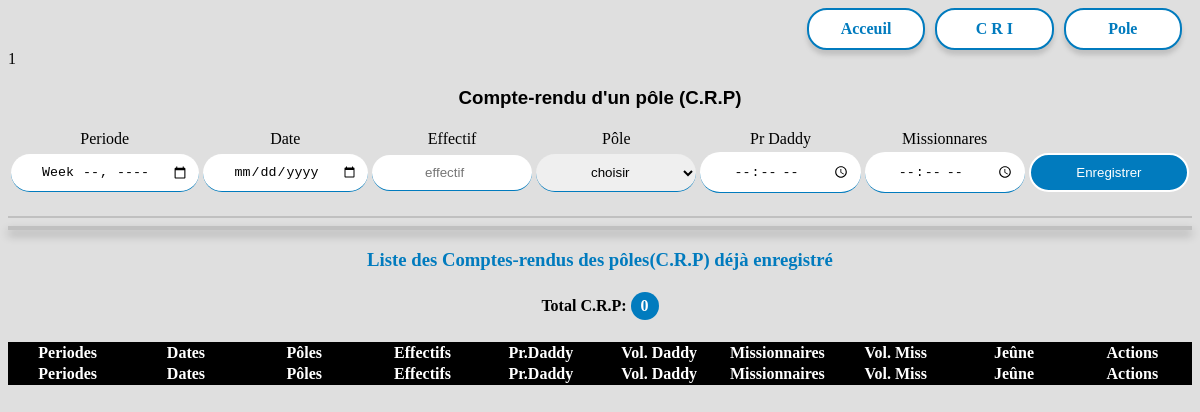
Before: / with the older database file.
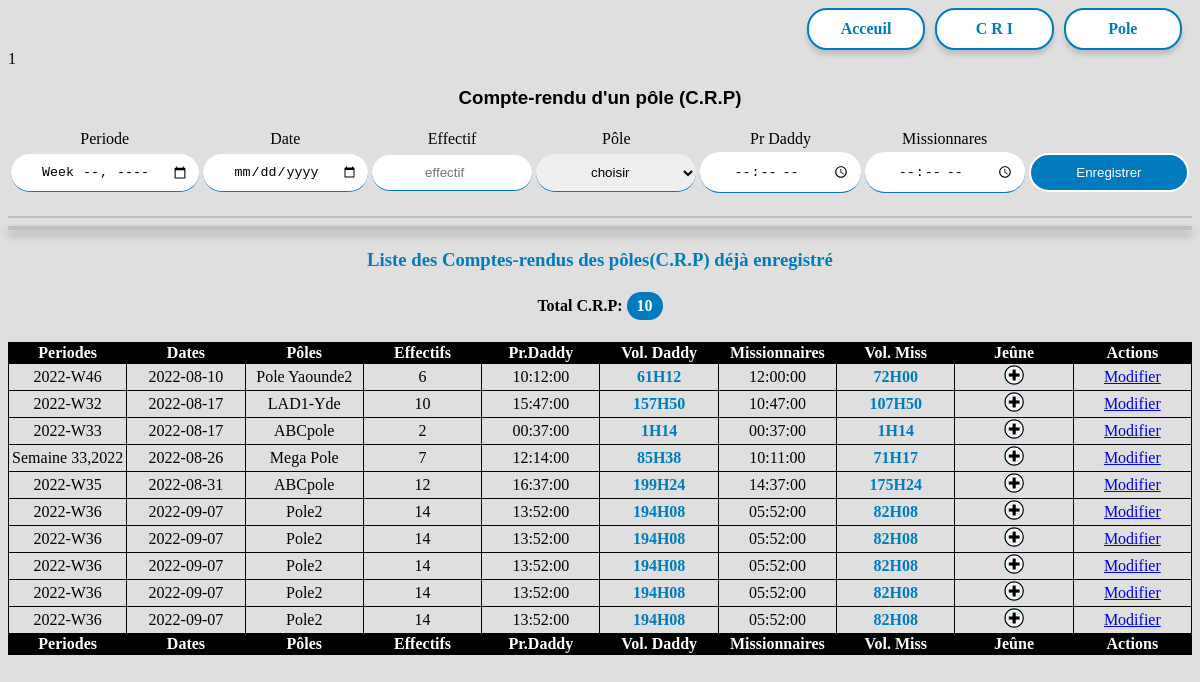
After: the same page with the newer database file.
### tables this page shows
CREATE TABLE `poleaccount` (
  `id` smallint(6) NOT NULL,
  `periode` varchar(255) DEFAULT NULL,
  `pa_date` date DEFAULT NULL,
  `id_pole` smallint(6) DEFAULT NULL,
  `effectif` smallint(6) DEFAULT NULL,
  `daddy` time DEFAULT NULL,
  `missionnaries` time DEFAULT NULL,
  `id_user` smallint(6) DEFAULT NULL
);

CREATE TABLE `pole` (
  `id` smallint(6) NOT NULL,
  `polename` varchar(50) DEFAULT NULL,
  `leader` varchar(50) DEFAULT NULL,
  `nation` varchar(100) DEFAULT NULL,
  `id_user` smallint(6) DEFAULT NULL
);

### controlers/frontend.php (called while the page is built, shortened)
<?php
    spl_autoload_register(function(string $cheminComplet)
    {
        $path=str_replace("\\","/", $cheminComplet).'.php';
    });
    function getPoleList(){
        $vide='';
        $emptyPole= new Pole($vide,$vide,$vide);
        $listePole=$emptyPole->poleList();
        if(!empty($listePole)){
            return $listePole;
        }
        else{
            return false;
        }
    }
    function getOnePole($iden){
        $vide='vide';
        $emptyPole= new Pole($vide,$vide,$vide);
        $pole=$emptyPole->onePole($iden);
        return $pole;
    }
    function formPA(){
        $listePole=getPoleList();
        $listAccountPole=getPoleAcountList();
        require('./views/viewPA.php');
    }
    function getPoleAcountList()
    {
        $emptyPA=new Poleaccount('','',0);
        $listePA=$emptyPA->poleAcountList();
        $j=count($listePA[0]);
        if($j!=0){
            return $listePA;
        }
        else{
            return false;
        }
    }
    function volumePriere($times, $effectif)
    {
        $heure=$times[0].$times[1];
        $heure=(int)$heure;
        $minutes=$times[3].$times[4];
        $minutes=(int)$minutes;
        $enMinute=(($heure*60)+$minutes)*$effectif;
        $h=0;
        while($enMinute>=60){
            $h+=1;
            $enMinute= $enMinute-60;
        }
        if($enMinute==0){
            $enMinute='00';
        }elseif($enMinute<10){
            $enMinute='0'.$enMinute;
        }
        $volH=$h.'H'.$enMinute;
        return $volH;
    }

### models/Pole.php (called while the page is built, shortened)
<?php
    class Pole extends Connecter{
        public function setPolename($var){
            if(is_string($var)){
                $this->_polename=$var;
            }
            else{
                throw new \ErrorException("Erreur(from Pole Model): Le nom du pole n'est pas correct!! Veuillez entrer du texte!");
            }
        }
        public function getPolename(){return $this->_polename;}
        public function poleList()
        {
            $poles=[];
            $identifiants=[];
            $bdd= $this->connexionDB();
            $req= $bdd->query("SELECT* FROM pole ORDER BY polename");
            while($ligne=$req->fetch(\PDO::FETCH_ASSOC)){
                $pole= new Pole($ligne['polename'],$ligne['leader'],$ligne['nation']);
                $iden=(int)$ligne['id_user'];
                $pole->setId_user($iden);
                $poles[]=$pole;
                $identifiants[]=(int)$ligne['id'];
            }
            $tabs=[2];
            $tabs[0]=$poles;
            $tabs[1]=$identifiants;
            return $tabs;
        }
        public function onePole($iden)
        {
            $bdd=$this->connexionDB();
            $req=$bdd->query("SELECT* FROM pole WHERE id=$iden");
            $occurence=$req->fetch(\PDO::FETCH_ASSOC);
            $pole=new Pole($occurence['polename'],$occurence['leader'],$occurence['nation']);
            $iden=(int)$occurence['id_user'];
            $pole->setId_user($iden);
            return $pole;
        }
    }

### models/Poleaccount.php (called while the page is built, shortened)
<?php
    class Poleaccount extends Connecter{
        public function setPeriode($var)
        {
            if(isset($var) && $var!=0){
                $this->_periode=$var;
            }
            else{
                throw new \Exception("Mauvaise valeur de periode(Poleaccount/setPeriode)");
            }
        }
        public function setPa_date($var)
        {
            if(isset($var)){
                $this->_pa_date=$var;
            }
            else{
                throw new \Exception("Mauvaise valeur de la date(Poleaccount/setPa_date)");
            }
        }
        public function setId_pole($var)
        {
            if(isset($var) && is_int($var)){
                $this->_id_pole=$var;
            }
            else{
                throw new \Exception("Mauvaise valeur de l'identifiant du pole(Poleaccount/setId_pole)");
            }
        }
        public function setEffectif($var)
        {
            if(isset($var) && is_int($var)){
                $this->_effectif=$var;
            }
            else{
                throw new \Exception("Errerur!!! Verifiez la valeur de 'effectifs'(Poleaccount/setEffectif)");
            }
        }
        public function setDaddy($var)
        {
            if(isset($var)){
                $this->_daddy=$var;
            }
            else{
                throw new \Exception("La valeur du champ 'daddy' est incorrecte. Veuillez verifier(fichier Poleaccount.php/setDaddy)");
            }
        }
        public function setMissionnaries($var)
        {
            if(isset($var)){
                $this->_missionnaries=$var;
            }
            else{
                throw new \Exception("La valeur du champ 'missionnaries' est incorrecte. Veuillez verifier(fichier Poleaccount.php/setMissionnaries)");
            }
        }
        public function getPeriode(){ return $this->_periode; }
        public function getPa_date(){ return $this->_pa_date; }
        public function getId_pole(){ return $this->_id_pole; }
        public function getEffectif(){ return $this->_effectif; }
        public function getDaddy(){ return $this->_daddy; }
        public function getMissionnaries(){ return $this->_missionnaries;}
        public function hydraterPoleAccount($daddy,$missionnaries,$id_pole,$idUser)
        {
            return;
        }
        public function poleAcountList()
        {
            $bdd= $this->connexionDB();
            $req= $bdd->query("SELECT* FROM poleaccount ORDER BY pa_date");
            $poleAccounts=[];
            $idenPA=[];
            while($liste=$req->fetch(\PDO::FETCH_ASSOC)){
                $effectif=(int)$liste['effectif'];
                $account= new Poleaccount($liste['periode'],$liste['pa_date'],$effectif);
                $idPole=(int)$liste['id_pole'];
                $idUser=(int)$liste['id_user'];
                $account->hydraterPoleAccount($liste['daddy'],$liste['missionnaries'],$idPole,$idUser);
                $poleAccounts[]=$account;
                $idenPA[]=(int)$liste['id'];
            }
            $tabPA=[2];
            $tabPA[0]=$poleAccounts;
            $tabPA[1]=$idenPA;
            return $tabPA;
        }
    }

### views/viewPA.php (the view, shortened to what the changed rows need)
<div class="affichages">
    <?php
        if($listePole!=false){$j=count($listAccountPole[0]);?>
            <h3>Liste des Comptes-rendus des pôles(C.R.P) déjà enregistré</h3>
            <div class="details">
                <h4>Total C.R.P: <span><?=$j?></span></h4>
            </div>
            <table>
                <thead>
                    <tr>
                        <th>Periodes</th>
                        <th>Dates</th>
                        <th>Pôles</th>
                        <th>Effectifs</th>
                        <th>Pr.Daddy</th>
                        <th>Vol. Daddy</th>
                        <th>Missionnaires</th>
                        <th>Vol. Miss</th>
                        <th>Jeûne</th>
                        <th>Actions</th>
                    </tr>
                </thead>
                <tfoot>
                    <tr>
                        <th>Periodes</th>
                        <th>Dates</th>
                        <th>Pôles</th>
                        <th>Effectifs</th>
                        <th>Pr.Daddy</th>
                        <th>Vol. Daddy</th>
                        <th>Missionnaires</th>
                        <th>Vol. Miss</th>
                        <th>Jeûne</th>
                        <th>Actions</th>
                    </tr>
                </tfoot>
                <?php
                    $j=count($listAccountPole[0]);
                    for($i=0; $i<$j; $i++){ $iden=$listAccountPole[0][$i]->getId_pole(); ?>
                        <tbody>
                            <tr>
                                <?php
                                    $effectif=$listAccountPole[0][$i]->getEffectif();
                                    $daddy= $listAccountPole[0][$i]->getDaddy();
                                    $missionnaires= $listAccountPole[0][$i]->getMissionnaries();
                                ?>
                                <td><?=$listAccountPole[0][$i]->getPeriode() ?></td>
                                <td><?= $listAccountPole[0][$i]->getPa_date() ?></td>
                                <td><?=getOnePole($iden)->getPolename() ?></td>
                                <td><?=$effectif?></td>
                                <td><?=$daddy?></td>
                                <td class="volume"><?=volumePriere($daddy,$effectif) ?></td>
                                <td><?=$missionnaires?></td>
                                <td class="volume"><?=volumePriere($missionnaires,$effectif) ?></td>
                                <td>
                                    <a href="index.php? action=formFasting&amp;idPole=<?=$iden?>&amp;idPA=<?=$listAccountPole[1][$i]?>" title="Enregistrer le Jeûne">
                                        <img src="././publics/images/plus.jpg" alt="ajouter">
                                    </a>
                                </td>
                                <td>
                                    <a href="index.php?action=PAtoModify&amp;idPole=<?=$iden?>&amp;idenPA=<?=$listAccountPole[1][$i]?>">Modifier</a>
                                </td>
                            </tr>
                        </tbody>
                    <?php }
                ?>
            </table>
    <?php }else{
        echo("Aucun compte rendu de pole(C.R.P) enregistré pour le moment");
    }
    ?>
</div>
<?php
    include('pageTemplate.php');
?>

Changed rows visible on the page:
added poleaccount: periode "2022-W46", pa_date "2022-08-10", id_pole.polename "Pole Yaounde2", effectif "6", daddy "10:12:00", volumePriere($daddy,$effectif) "61H12", missionnaries "12:00:00", volumePriere($missionnaires,$effectif) "72H00"
added poleaccount: periode "2022-W32", pa_date "2022-08-17", id_pole.polename "LAD1-Yde", effectif "10", daddy "15:47:00", volumePriere($daddy,$effectif) "157H50", missionnaries "10:47:00", volumePriere($missionnaires,$effectif) "107H50"
added poleaccount: periode "2022-W33", pa_date "2022-08-17", id_pole.polename "ABCpole", effectif "2", daddy "00:37:00", volumePriere($daddy,$effectif) "1H14", missionnaries "00:37:00", volumePriere($missionnaires,$effectif) "1H14"
added poleaccount: periode "Semaine 33,2022", pa_date "2022-08-26", id_pole.polename "Mega Pole", effectif "7", daddy "12:14:00", volumePriere($daddy,$effectif) "85H38", missionnaries "10:11:00", volumePriere($missionnaires,$effectif) "71H17"
added poleaccount: periode "2022-W35", pa_date "2022-08-31", id_pole.polename "ABCpole", effectif "12", daddy "16:37:00", volumePriere($daddy,$effectif) "199H24", missionnaries "14:37:00", volumePriere($missionnaires,$effectif) "175H24"
added poleaccount: periode "2022-W36", pa_date "2022-09-07", id_pole.polename "Pole2", effectif "14", daddy "13:52:00", volumePriere($daddy,$effectif) "194H08", missionnaries "05:52:00", volumePriere($missionnaires,$effectif) "82H08"
added poleaccount: periode "2022-W36", pa_date "2022-09-07", id_pole.polename "Pole2", effectif "14", daddy "13:52:00", volumePriere($daddy,$effectif) "194H08", missionnaries "05:52:00", volumePriere($missionnaires,$effectif) "82H08"
added poleaccount: periode "2022-W36", pa_date "2022-09-07", id_pole.polename "Pole2", effectif "14", daddy "13:52:00", volumePriere($daddy,$effectif) "194H08", missionnaries "05:52:00", volumePriere($missionnaires,$effectif) "82H08"
added poleaccount: periode "2022-W36", pa_date "2022-09-07", id_pole.polename "Pole2", effectif "14", daddy "13:52:00", volumePriere($daddy,$effectif) "194H08", missionnaries "05:52:00", volumePriere($missionnaires,$effectif) "82H08"
added poleaccount: periode "2022-W36", pa_date "2022-09-07", id_pole.polename "Pole2", effectif "14", daddy "13:52:00", volumePriere($daddy,$effectif) "194H08", missionnaries "05:52:00", volumePriere($missionnaires,$effectif) "82H08"
Other visible differences:
$j: "0" → "10"
